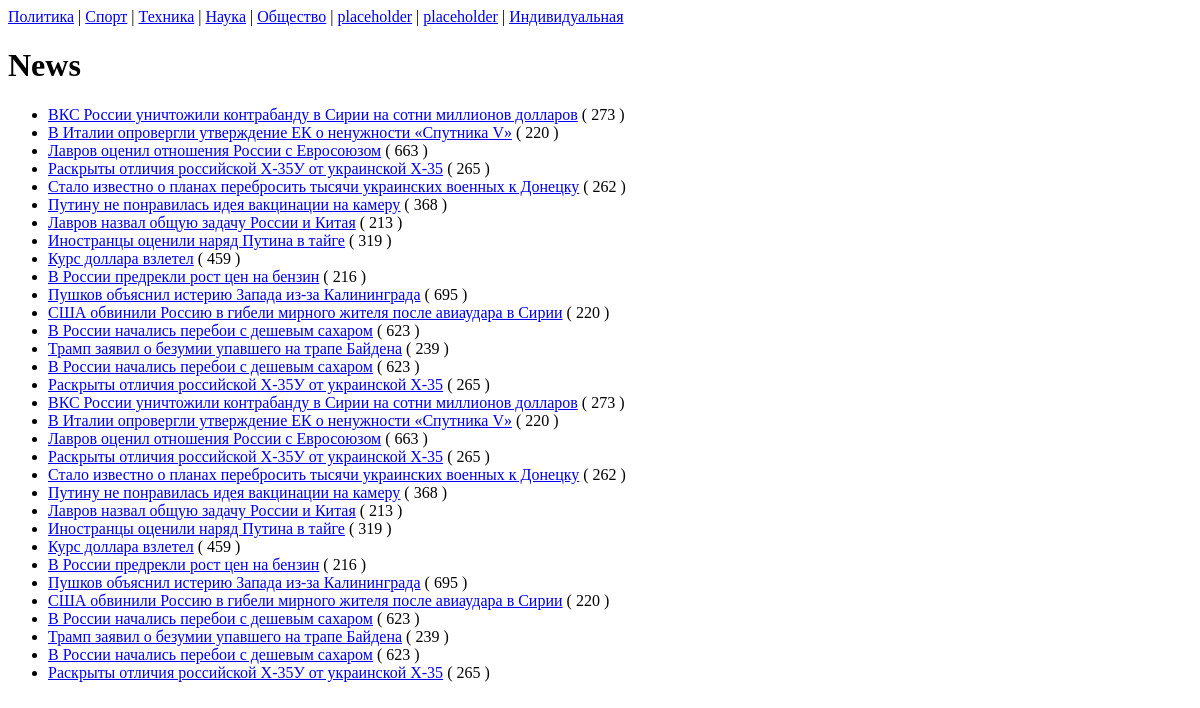
Before: /news_site/news5/ with the older database file.
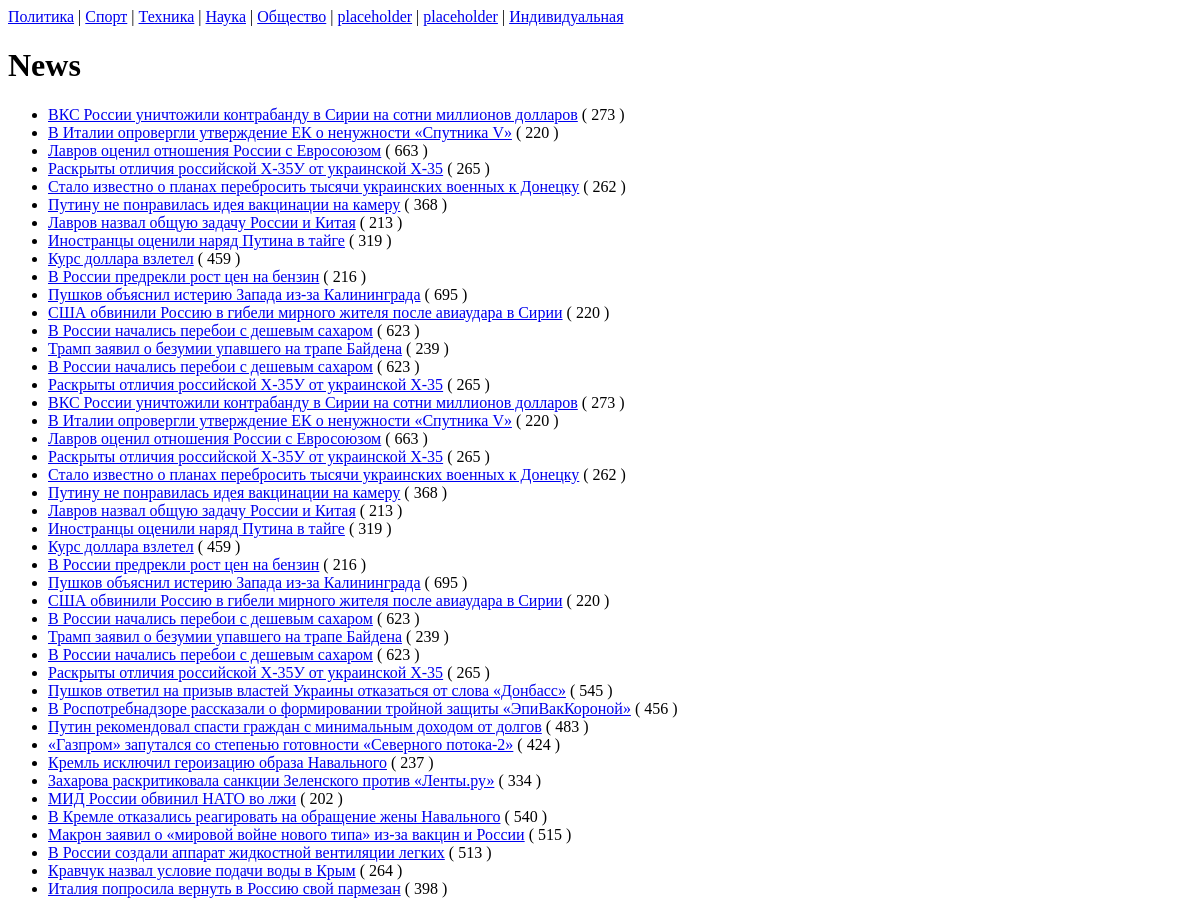
After: the same page with the newer database file.
### news_site/models.py (models this page shows, shortened)
class News(models.Model):
    news_text = models.CharField(max_length=200)
    news_url = models.CharField(max_length=200)
    news_hype_rate = models.PositiveSmallIntegerField()
    pub_date = models.DateTimeField(auto_now_add=True)

### news_site/views.py (the view)
# urls.py: path('news5/', views.News5.as_view(), name='News5'),
class News5(generic.ListView):
    news = News
    def get_queryset(self):
        return News.objects.filter(news_hype_rate__range=(201, 1000))

### news_site/templates/news_site/news_list.html
{% extends "base.html" %}
{% block content %}
<h1>News</h1>
{% if object_list %}
<ul>
  {% for news in object_list %}
  <li>
    <a href="{{ news.news_url }}">{{ news.news_text }}</a> ( {{ news.news_hype_rate }} )
  </li>
  {% endfor %}
</ul>
{% else %}
  <p>There are no news.</p>
{% endif %}
{% endblock %}

### news_site/templates/base.html
{% load static %}
<nav>
    <a class="nav-link" href="{% url 'News1' %}">Политика</a> |
    <a class="nav-link" href="{% url 'News2' %}">Спорт</a> |
    <a class="nav-link" href="{% url 'News3' %}">Техника</a> |
    <a class="nav-link" href="{% url 'News4' %}">Наука</a> |
    <a class="nav-link" href="{% url 'News5' %}">Общество</a> |
    <a class="nav-link" href="{% url 'News6' %}">placeholder</a> |
    <a class="nav-link" href="{% url 'News7' %}">placeholder</a> |
    <a class="nav-link" href="{% url 'NewsIndividual' %}">Индивидуальная</a>
</nav>
{% block content %}
{% endblock %}

Changed rows visible on the page:
added News: news_text "Пушков ответил на призыв властей Украины отказаться от слова «Донбасс»", news_hype_rate "545"
added News: news_text "В Роспотребнадзоре рассказали о формировании тройной защиты «ЭпиВакКороной»", news_hype_rate "456"
added News: news_text "Путин рекомендовал спасти граждан с минимальным доходом от долгов", news_hype_rate "483"
added News: news_text "«Газпром» запутался со степенью готовности «Северного потока-2»", news_hype_rate "424"
added News: news_text "Кремль исключил героизацию образа Навального", news_hype_rate "237"
added News: news_text "Захарова раскритиковала санкции Зеленского против «Ленты.ру»", news_hype_rate "334"
added News: news_text "МИД России обвинил НАТО во лжи", news_hype_rate "202"
added News: news_text "В Кремле отказались реагировать на обращение жены Навального", news_hype_rate "540"
added News: news_text "Макрон заявил о «мировой войне нового типа» из-за вакцин и России", news_hype_rate "515"
added News: news_text "В России создали аппарат жидкостной вентиляции легких", news_hype_rate "513"
added News: news_text "Кравчук назвал условие подачи воды в Крым", news_hype_rate "264"
added News: news_text "Италия попросила вернуть в Россию свой пармезан", news_hype_rate "398"
